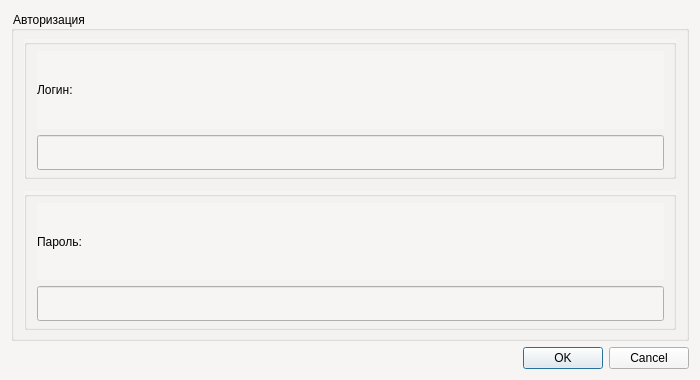
<?xml version="1.0" encoding="UTF-8"?>
<ui version="4.0">
 <class>RegistrationWindow</class>
 <widget class="QDialog" name="RegistrationWindow">
  <property name="geometry">
   <rect>
    <x>0</x>
    <y>0</y>
    <width>700</width>
    <height>380</height>
   </rect>
  </property>
  <property name="minimumSize">
   <size>
    <width>700</width>
    <height>350</height>
   </size>
  </property>
  <property name="windowTitle">
   <string>Dialog</string>
  </property>
  <property name="styleSheet">
   <string notr="true">background-color: rgb(246, 245, 244);</string>
  </property>
  <layout class="QVBoxLayout" name="verticalLayout">
   <item>
    <widget class="QGroupBox" name="gridGroupBox">
     <property name="title">
      <string>Авторизация</string>
     </property>
     <layout class="QVBoxLayout" name="verticalLayout_2" stretch="0,0">
      <property name="spacing">
       <number>12</number>
      </property>
      <property name="sizeConstraint">
       <enum>QLayout::SetNoConstraint</enum>
      </property>
      <property name="leftMargin">
       <number>10</number>
      </property>
      <property name="topMargin">
       <number>8</number>
      </property>
      <property name="rightMargin">
       <number>10</number>
      </property>
      <property name="bottomMargin">
       <number>8</number>
      </property>
      <item>
       <widget class="QGroupBox" name="groupBox">
        <property name="title">
         <string/>
        </property>
        <layout class="QVBoxLayout" name="verticalLayout_3">
         <property name="leftMargin">
          <number>10</number>
         </property>
         <property name="topMargin">
          <number>6</number>
         </property>
         <property name="bottomMargin">
          <number>6</number>
         </property>
         <item>
          <widget class="QLabel" name="label">
           <property name="minimumSize">
            <size>
             <width>0</width>
             <height>34</height>
            </size>
           </property>
           <property name="text">
            <string>Логин:</string>
           </property>
          </widget>
         </item>
         <item>
          <widget class="QLineEdit" name="lineEnterLogin">
           <property name="minimumSize">
            <size>
             <width>0</width>
             <height>35</height>
            </size>
           </property>
           <property name="text">
            <string/>
           </property>
          </widget>
         </item>
        </layout>
       </widget>
      </item>
      <item>
       <widget class="QGroupBox" name="groupBox">
        <layout class="QVBoxLayout" name="verticalLayout_4">
         <property name="leftMargin">
          <number>10</number>
         </property>
         <property name="topMargin">
          <number>6</number>
         </property>
         <property name="bottomMargin">
          <number>6</number>
         </property>
         <item>
          <widget class="QLabel" name="label_2">
           <property name="minimumSize">
            <size>
             <width>0</width>
             <height>34</height>
            </size>
           </property>
           <property name="text">
            <string>Пароль:</string>
           </property>
          </widget>
         </item>
         <item>
          <widget class="QLineEdit" name="lineEnterPassword">
           <property name="minimumSize">
            <size>
             <width>0</width>
             <height>35</height>
            </size>
           </property>
           <property name="text">
            <string/>
           </property>
          </widget>
         </item>
        </layout>
       </widget>
      </item>
     </layout>
    </widget>
   </item>
   <item alignment="Qt::AlignRight">
    <widget class="QDialogButtonBox" name="buttonBox">
     <property name="orientation">
      <enum>Qt::Horizontal</enum>
     </property>
     <property name="standardButtons">
      <set>QDialogButtonBox::Cancel|QDialogButtonBox::Ok</set>
     </property>
    </widget>
   </item>
  </layout>
 </widget>
 <resources/>
 <connections>
  <connection>
   <sender>buttonBox</sender>
   <signal>accepted()</signal>
   <receiver>RegistrationWindow</receiver>
   <slot>accept()</slot>
   <hints>
    <hint type="sourcelabel">
     <x>248</x>
     <y>254</y>
    </hint>
    <hint type="destinationlabel">
     <x>157</x>
     <y>274</y>
    </hint>
   </hints>
  </connection>
  <connection>
   <sender>buttonBox</sender>
   <signal>rejected()</signal>
   <receiver>RegistrationWindow</receiver>
   <slot>reject()</slot>
   <hints>
    <hint type="sourcelabel">
     <x>316</x>
     <y>260</y>
    </hint>
    <hint type="destinationlabel">
     <x>286</x>
     <y>274</y>
    </hint>
   </hints>
  </connection>
 </connections>
</ui>
